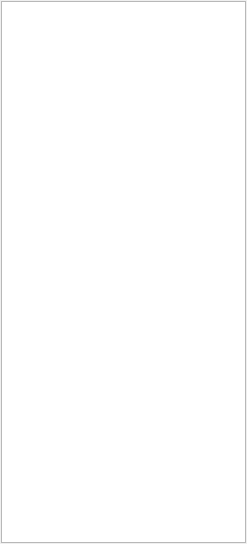
<?xml version="1.0" encoding="UTF-8"?>
<ui version="4.0">
 <class>widgetRoot</class>
 <widget class="QWidget" name="widgetRoot">
  <property name="geometry">
   <rect>
    <x>0</x>
    <y>0</y>
    <width>247</width>
    <height>544</height>
   </rect>
  </property>
  <property name="sizePolicy">
   <sizepolicy hsizetype="Minimum" vsizetype="Expanding">
    <horstretch>0</horstretch>
    <verstretch>0</verstretch>
   </sizepolicy>
  </property>
  <property name="minimumSize">
   <size>
    <width>0</width>
    <height>0</height>
   </size>
  </property>
  <property name="windowTitle">
   <string>Form</string>
  </property>
  <layout class="QGridLayout" name="gridLayout">
   <property name="sizeConstraint">
    <enum>QLayout::SetMaximumSize</enum>
   </property>
   <property name="leftMargin">
    <number>1</number>
   </property>
   <property name="topMargin">
    <number>1</number>
   </property>
   <property name="rightMargin">
    <number>1</number>
   </property>
   <property name="bottomMargin">
    <number>1</number>
   </property>
   <property name="spacing">
    <number>2</number>
   </property>
   <item row="0" column="0">
    <widget class="QTreeWidget" name="treeWidgetTaxonomic">
     <property name="minimumSize">
      <size>
       <width>0</width>
       <height>0</height>
      </size>
     </property>
     <property name="sizeAdjustPolicy">
      <enum>QAbstractScrollArea::AdjustToContentsOnFirstShow</enum>
     </property>
     <property name="selectionMode">
      <enum>QAbstractItemView::ExtendedSelection</enum>
     </property>
     <property name="indentation">
      <number>10</number>
     </property>
     <attribute name="headerVisible">
      <bool>false</bool>
     </attribute>
     <attribute name="headerMinimumSectionSize">
      <number>100</number>
     </attribute>
     <attribute name="headerDefaultSectionSize">
      <number>100</number>
     </attribute>
     <column>
      <property name="text">
       <string notr="true">1</string>
      </property>
     </column>
    </widget>
   </item>
  </layout>
 </widget>
 <resources/>
 <connections/>
</ui>
